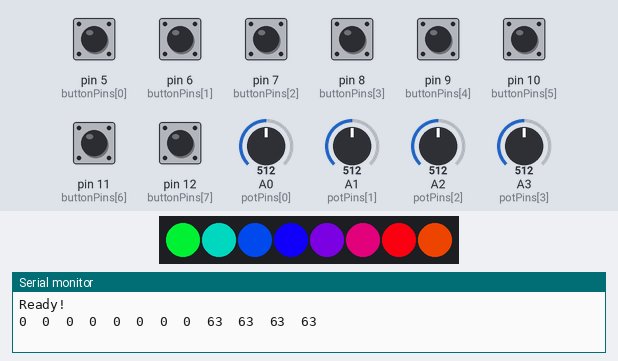
Recording of a sketch running on a simulated Teensy 4. Parts: 8 RGB LEDs in strip order, left to right, the last lines printed to the serial monitor. Inputs (shaded band) come from the test bench; at power-on: pin 5 (buttonPins[0]), pin 6 (buttonPins[1]), pin 7 (buttonPins[2]), pin 8 (buttonPins[3]), pin 9 (buttonPins[4]), pin 10 (buttonPins[5]), pin 11 (buttonPins[6]), pin 12 (buttonPins[7]) HIGH, A0 (potPins[0]) = 512, A1 (potPins[1]) = 512, A2 (potPins[2]) = 512, A3 (potPins[3]) = 512. The strip is taken to match the declared colour order.

Above: at 1.6 s.
At 3.5 s:
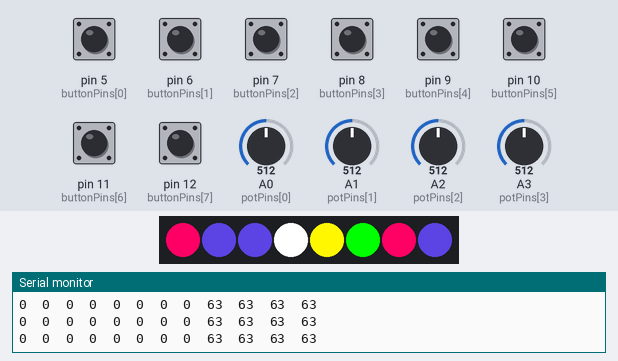
3.6 s: pin 5 (buttonPins[0]) pulled LOW for 0.15 s
At 5.1 s:
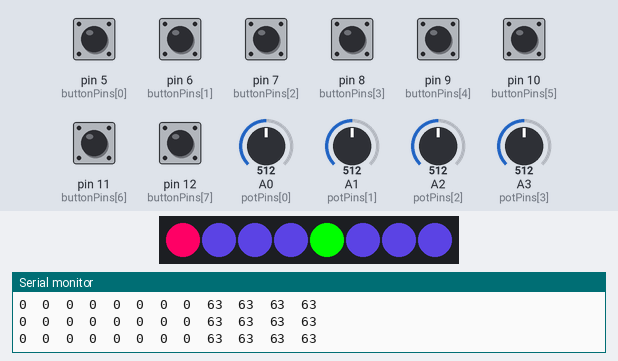
5.6 s: pin 5 (buttonPins[0]) pulled LOW for 1 s
At 8.2 s:
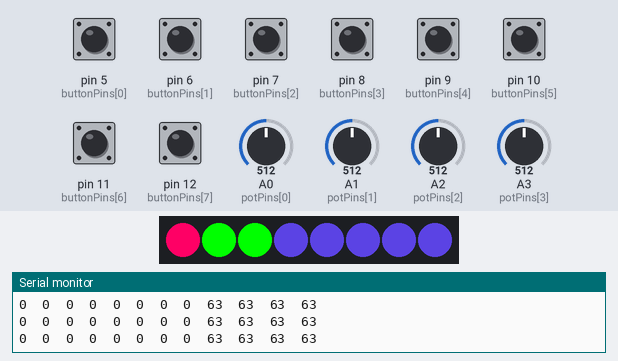
Timing chart, 0 to 9.7 s (numbered marks = the images above; inputs shaded):
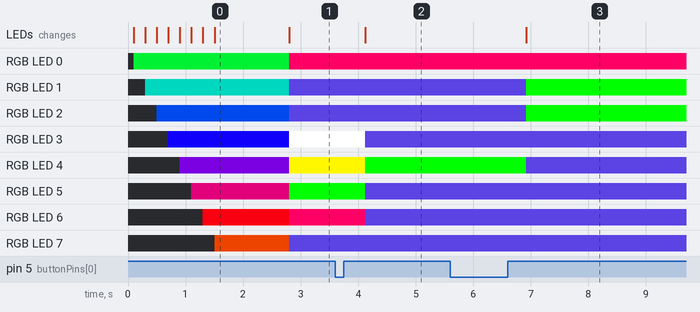

The sketch:

MIXI1.0.ino
```cpp
#include <Bounce2.h>
int buttonPins[] = {5, 6, 7, 8, 9, 10, 11, 12};
int buttonStates[] = {0, 0, 0, 0, 0, 0, 0, 0};
Bounce * buttons = new Bounce[8];

int potPins[] = {A0, A1, A2, A3};
int potStates[] = {0, 0, 0, 0};


int drumLights=false;
int synthLights=false;
int noteLights=false;

int switchVal = 0;
int color =100;

#include <Adafruit_NeoPixel.h>
Adafruit_NeoPixel strip(8, 4, NEO_RGB + NEO_KHZ800);

void setup() {
  Serial.begin(9600);
  strip.begin();
  strip.clear();
  initializeButtons();
  Serial.println("Ready!");
}

void loop() {
  updateButtons();
  printButtons();
  updatePots();
  printPots();
  delay(100);

 switch(switchVal){
  case 0: lights();
  break;
  case 1: drumBoard();
  break;
  case 2: synthBoard();
  break;
  case 3: noteBoard();
  break;
 }
}

void initLEDs(){
  for (int i = 0; i < 8; i++){
    strip.setPixelColor(i, 255, 0, 255);
    strip.show();
    delay(50);
  }
}

void initializeButtons(){
  for (int i = 0; i < 8; i++){
    buttons[i].attach(buttonPins[i] , INPUT_PULLUP  );
    buttons[i].interval(25);
  }
}

void updateButtons(){
  for (int i = 0; i < 8; i++){
    buttons[i].update();
    if(buttons[i].rose()){buttonStates[i] = 1;}
    else{buttonStates[i] = 0;}
  }
}

void printButtons(){
  for (int i = 0; i < 8; i++){
    int thisButton = buttonStates[i];
    Serial.print(thisButton);
    Serial.print("\t");
  }
  //Serial.println();
}

void updatePots(){
  for (int i = 0; i < 4; i++){
    int thisPot = analogRead(potPins[i]);
    int mapPot = map(thisPot, 0, 1023, 0, 127);
    potStates[i] = mapPot;
  }
}

void printPots(){
  for (int i = 0; i < 4; i++){
    int thisPot = potStates[i];
    Serial.print(thisPot);
    Serial.print("\t");
  }
  Serial.println();
}
```

Mode_0.ino
```cpp
void lights(){


boolean lightButtons[] = {false, false, false, false, false, false};

 for(int i=0; i<8;i++){
  strip.setPixelColor(i,Wheel(color));
   color= color+25;
   strip.show();
  delay(200);
 // color= color+100;
  }
  delay(1000);
switchVal=1;


}
    uint32_t Wheel(byte WheelPos) {
  WheelPos = 255 - WheelPos;
  if(WheelPos < 85) {return strip.Color(255 - WheelPos * 3, 0, WheelPos * 3);}
  if(WheelPos < 170) {WheelPos -= 85; return strip.Color(0, WheelPos * 3, 255 - WheelPos * 3);}
  WheelPos -= 170;  return strip.Color(WheelPos * 3, 255 - WheelPos * 3, 0);
 }
```

Mode_1.ino
```cpp
///////DRUMS///////

boolean drumButtons[] = {false, false, false, false, false, false};

int drumPots[] = {0, 0, 0, 0};
int drumPotTol = 10;

void drumBoard() {

  drumLights=true;

  if (drumLights) {
    for (int i = 0; i < strip.numPixels(); i++) {
      strip.setPixelColor(0,250,0,100);
      strip.setPixelColor(5,0,255,0);
      strip.setPixelColor(6,255,0,100);
       strip.setPixelColor(3,255,255,255);
      strip.setPixelColor(i, 68, 50, 170);
      if (i == 4) {
        strip.setPixelColor(i, 255, 247, 0);
      }
    }
    strip.show();
    drumLights = false;
  }


  for (int i = 0; i < 8; i++) {
    int curDrum = buttonStates[i];

    if (curDrum == 1 && i != 0 && 1 != 4) {
      drumButtons[i] = !drumButtons[i];
      if (drumButtons[i]) {
        usbMIDI.sendControlChange(i, 127, 1);
      }
      else {
        usbMIDI.sendControlChange(i, 0, 1);
      }
    }

    if (curDrum == 1 && i == 0) {
      switchVal = 2; drumLights = false; synthLights = true;

  }


  //storing the pots//
  for (int i = 0; i < 4; i++) {
    int thisPot = potStates[i];
    if (abs(thisPot - drumPots[i]) > drumPotTol) {
      usbMIDI.sendControlChange(i + 8, thisPot, 1);
      drumPots[i] = thisPot;
    }

  }
}
}
```

Mode_2.ino
```cpp
///////SYNTH///////

boolean synthButtons[] = {false, false, false, false, false, false};

int synthPots[] = {0, 0, 0, 0};
int synthPotTol = 10;

void synthBoard() {

  synthLights=true;

  if (synthLights) {
    for (int i = 0; i < strip.numPixels(); i++) {
       strip.setPixelColor(0,250,0,100);
         strip.setPixelColor(4,0,255,0);
      strip.setPixelColor(i, 68, 50, 170);

    strip.show();
    synthLights = false;
  }
  }


  for (int i = 0; i < 8; i++) {
    int curSynth = buttonStates[i];

    if (curSynth == 1 && i != 0 && 1 != 4) {
      synthButtons[i] = !synthButtons[i];
      if (synthButtons[i]) {
        usbMIDI.sendControlChange(i, 127, 2);
      }
      else {
        usbMIDI.sendControlChange(i, 0, 2);
      }
    }


    if (curSynth == 1 && i == 0) {
      switchVal = 3; drumLights = false; synthLights = false;

  }


  //storing the pots//
  for (int i = 0; i < 4; i++) {
    int thisPot = potStates[i];
    if (abs(thisPot - synthPots[i]) > synthPotTol) {
      usbMIDI.sendControlChange(i + 8, thisPot, 2);
      synthPots[i] = thisPot;
    }

  }
}
}
```

Mode_3.ino
```cpp
///////NOTES///////

boolean noteButtons[] = {false, false, false, false, false, false};

int notePots[] = {0, 0, 0, 0};
int notePotTol = 10;

void noteBoard() {

  noteLights=true;

  if (noteLights) {
    for (int i = 0; i < strip.numPixels(); i++) {
       strip.setPixelColor(0,250,0,100);
       strip.setPixelColor(i, 0, 255, 0);
         strip.setPixelColor(3,68,50,170);
      strip.setPixelColor(7, 68, 50, 170);
      strip.setPixelColor(5, 68, 50, 170);
      strip.setPixelColor(6, 68, 50, 170);
      if (i == 4) {
        strip.setPixelColor(i, 68, 50, 170);

      }
    }
    strip.show();
    noteLights = false;
  }


  for (int i = 0; i < 8; i++) {
    int curNote = buttonStates[i];

    if (curNote == 1 && i != 0 && 1 != 4) {
      noteButtons[i] = !noteButtons[i];
      if (noteButtons[i]) {
        usbMIDI.sendControlChange(i, 127, 3);
      }
      else {
        usbMIDI.sendControlChange(i, 0, 3);
      }
    }

    if (curNote == 1 && i == 0) {
      switchVal = 1; noteLights=false;

  }


  //storing the pots//
  for (int i = 0; i < 4; i++) {
    int thisPot = potStates[i];
    if (abs(thisPot - notePots[i]) > notePotTol) {
      usbMIDI.sendControlChange(i + 8, thisPot, 3);
     notePots[i] = thisPot;
    }

  }
  }
}
```

Measured:
- after the input at 3.6 s, RGB LED 3: RGB(255, 255, 255) → RGB(68, 50, 170) after 0.53 s; RGB LED 4: RGB(255, 247, 0) → RGB(0, 255, 0) after 0.53 s; RGB LED 5: RGB(0, 255, 0) → RGB(68, 50, 170) after 0.53 s; RGB LED 6: RGB(255, 0, 100) → RGB(68, 50, 170) after 0.53 s; the LEDs: change after 0.53 s (image 2)
- after the input at 5.6 s, RGB LED 1, RGB LED 2: RGB(68, 50, 170) → RGB(0, 255, 0) after 1.3 s; RGB LED 4: RGB(0, 255, 0) → RGB(68, 50, 170) after 1.3 s; the LEDs: change after 1.3 s (image 3)
- what the display in image 0 shows lasts 1.3 s, from 1.5 s to 2.8 s
